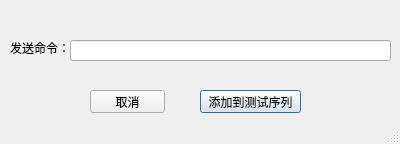
<?xml version="1.0" encoding="UTF-8"?>
<ui version="4.0">
 <class>Dialog</class>
 <widget class="QDialog" name="Dialog">
  <property name="geometry">
   <rect>
    <x>0</x>
    <y>0</y>
    <width>400</width>
    <height>144</height>
   </rect>
  </property>
  <property name="windowTitle">
   <string>Dialog</string>
  </property>
  <property name="sizeGripEnabled">
   <bool>true</bool>
  </property>
  <widget class="QPushButton" name="pushButton_addTestCommand">
   <property name="geometry">
    <rect>
     <x>200</x>
     <y>90</y>
     <width>101</width>
     <height>23</height>
    </rect>
   </property>
   <property name="text">
    <string>添加到测试序列</string>
   </property>
  </widget>
  <widget class="QLineEdit" name="lineEditSendCommand">
   <property name="geometry">
    <rect>
     <x>70</x>
     <y>40</y>
     <width>321</width>
     <height>21</height>
    </rect>
   </property>
  </widget>
  <widget class="QLabel" name="label">
   <property name="geometry">
    <rect>
     <x>10</x>
     <y>40</y>
     <width>61</width>
     <height>16</height>
    </rect>
   </property>
   <property name="text">
    <string>发送命令：</string>
   </property>
  </widget>
  <widget class="QPushButton" name="pushButton_editSendCommand_cancel">
   <property name="geometry">
    <rect>
     <x>90</x>
     <y>90</y>
     <width>75</width>
     <height>23</height>
    </rect>
   </property>
   <property name="text">
    <string>取消</string>
   </property>
  </widget>
 </widget>
 <tabstops>
  <tabstop>lineEditSendCommand</tabstop>
  <tabstop>pushButton_addTestCommand</tabstop>
  <tabstop>pushButton_editSendCommand_cancel</tabstop>
 </tabstops>
 <resources/>
 <connections/>
</ui>
